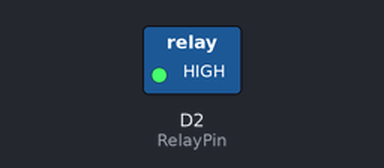
Bench run of a sketch on a simulated ESP8266 (NodeMCU). On the bench: switched loads named in the sketch (green lamp = pin HIGH).

Above: at 2.5 s.
At 7.5 s:
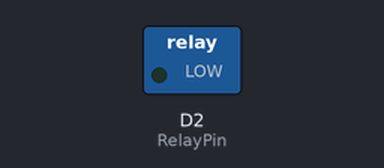
Timing chart, 0 to 13.0 s (numbered marks = the images above):
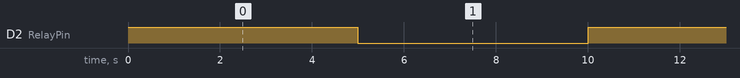

The sketch:

sketch_jan10a.ino
```cpp
//Osvaldo Sanches
//10-jan-2021

#define RelayPin D2 //Pino do relê

void setup() {
  pinMode( RelayPin, OUTPUT);
}

void loop() {

  digitalWrite( RelayPin, HIGH);
  delay(5000);

  digitalWrite(RelayPin, LOW);
  delay(5000);
}
```

Measured:
- by itself, D2 (RelayPin): alternates HIGH for 5.0 s and LOW for 5.0 s
